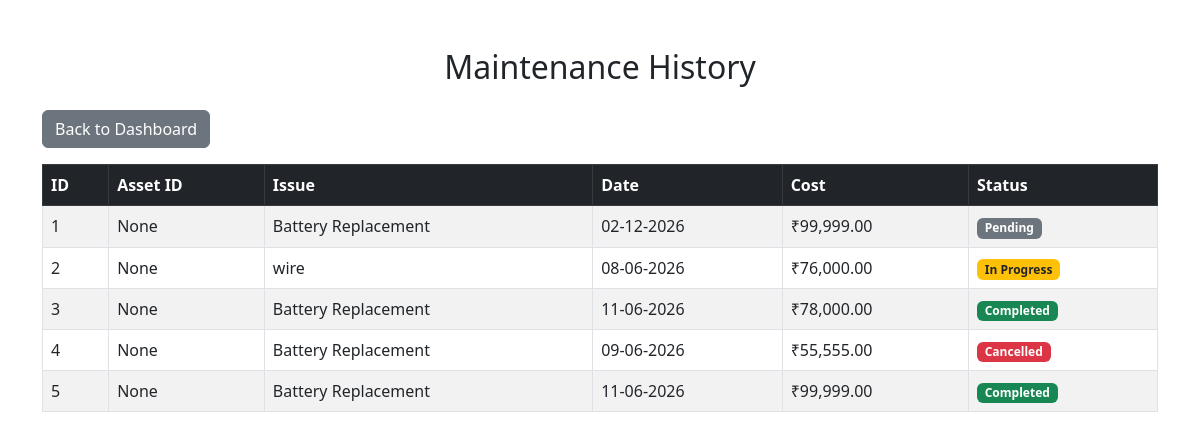
The app's page /maintenance_history (signed in) with its own data.
### app.py (models this page shows)
class Maintenance(db.Model):
    id = db.Column(
        db.Integer,
        primary_key=True
    )
    asset_id = db.Column(
        db.Integer,
        db.ForeignKey('asset.id')
    )
    issue = db.Column(
        db.String(200),
        nullable=False
    )
    date = db.Column(
        db.Date,
        nullable=False
    )
    cost = db.Column(
        db.Float,
        default=0
    )
    status = db.Column(
        db.String(50),
        default="Pending"
    )
    asset = db.relationship(
        'Asset',
        backref='maintenance'
    )

### app.py (the view)
@app.route('/maintenance_history')
@login_required
def maintenance_history():
    records = Maintenance.query.all()
    return render_template(
        'maintenance_history.html',
        records=records
    )

### app.py (called while the page is built)
@login_manager.user_loader
def load_user(user_id):
    return db.session.get(
        User,
        int(user_id)
    )

### templates/maintenance_history.html (shortened to what this page needs)
<!DOCTYPE html>
<html>
<head>
    <link href="https://cdn.jsdelivr.net/npm/bootstrap@5.3.0/dist/css/bootstrap.min.css" rel="stylesheet">
</head>
<body>
<div class="container mt-5">
    <h2 class="text-center mb-4">
        Maintenance History
    </h2>
    <a href="/" class="btn btn-secondary mb-3">
        Back to Dashboard
    </a>
    <table class="table table-bordered table-striped table-hover">
        <thead class="table-dark">
            <tr>
                <th>ID</th>
                <th>Asset ID</th>
                <th>Issue</th>
                <th>Date</th>
                <th>Cost</th>
                <th>Status</th>
            </tr>
        </thead>
        <tbody>
        {% for record in records %}
            <tr>
                <td>{{ record.id }}</td>
                <td>{{ record.asset_id }}</td>
                <td>{{ record.issue }}</td>
                <td>{{ record.date.strftime('%d-%m-%Y') }}</td>
                <td>
                    ₹{{ "{:,.2f}".format(record.cost) }}
                </td>
                <td>
                    {% if record.status == "Completed" %}
                        <span class="badge bg-success">
                            Completed
                        </span>
                    {% elif record.status == "In Progress" %}
                        <span class="badge bg-warning text-dark">
                            In Progress
                        </span>
                    {% elif record.status == "Cancelled" %}
                        <span class="badge bg-danger">
                            Cancelled
                        </span>
                    {% else %}
                        <span class="badge bg-secondary">
                            Pending
                        </span>
                    {% endif %}
                </td>
            </tr>
        {% endfor %}
        </tbody>
    </table>
</div>
</body>
</html>

### records on screen
Maintenance: id "1", asset_id "None", issue "Battery Replacement", date "02-12-2026", cost "99,999.00", status "Pending"
Maintenance: id "2", asset_id "None", issue "wire", date "08-06-2026", cost "76,000.00", status "In Progress"
Maintenance: id "3", asset_id "None", issue "Battery Replacement", date "11-06-2026", cost "78,000.00", status "Completed"
Maintenance: id "4", asset_id "None", issue "Battery Replacement", date "09-06-2026", cost "55,555.00", status "Cancelled"
Maintenance: id "5", asset_id "None", issue "Battery Replacement", date "11-06-2026", cost "99,999.00", status "Completed"
